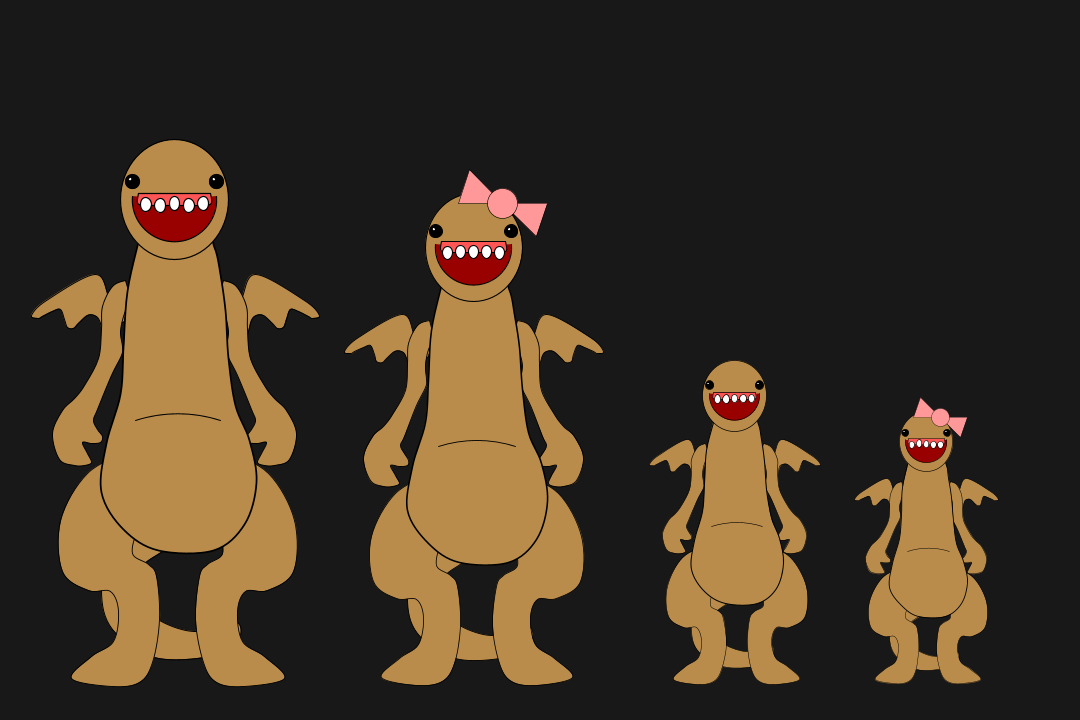
Frame 1 (no input)
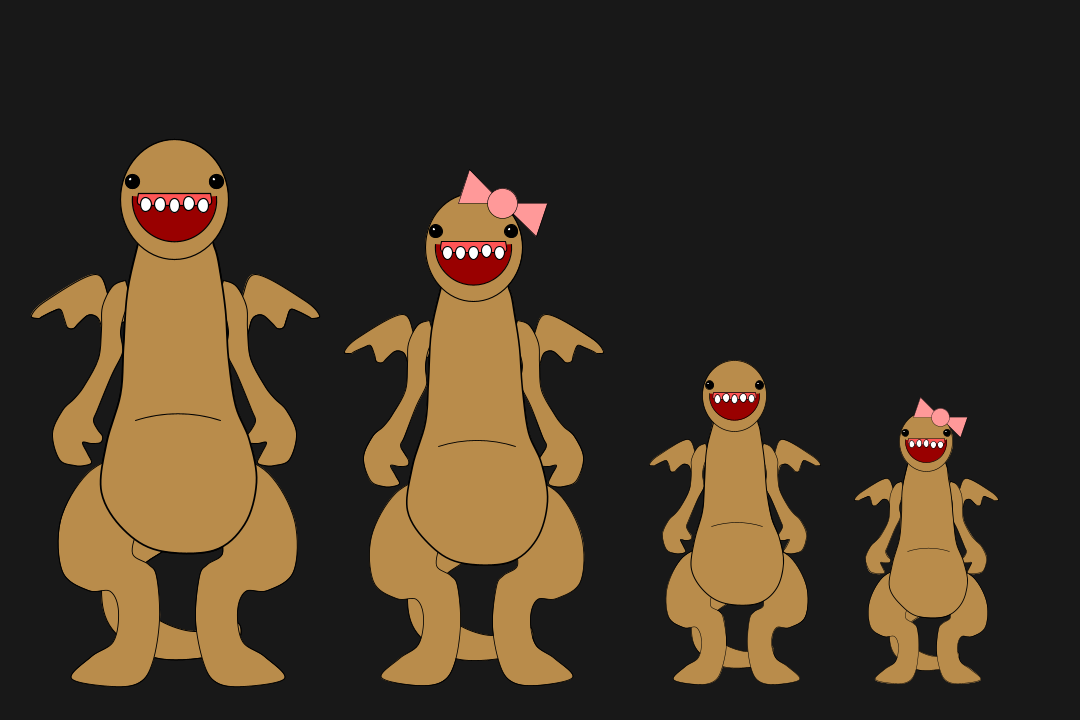
Frame 2 (the mouse pressed at the canvas centre, redrawn once)

The Processing sketch that drew these frames (run headless with seeded random() and noise(); the mouse was pressed at the canvas centre and the sketch redrawn once):

// Processing sketch: processing_20751
// ── processing_20751.pde

void setup() {
  background(#181818);
  size(1080, 720);
  noLoop();
  smooth();
}

void draw() {
  translate(-425,-100);
  drawAbberation();
  translate(300, 65);
  scale(.75);
  drawAbberation();
  scale(.55);
  translate(750, 405);
  drawAbberation();
  scale(.7);
  translate(500, 150);
  drawAbberation();
  translate(-750, -490);
  drawBow();
  translate(950, 495);
  scale(.6);
  drawBow();
}

void mousePressed(){
  println("(" + mouseX + ", " + mouseY + ")");
}

void drawAbberation() {
  color flesh = color(185, 140, 75);
  fill(flesh);
  stroke(#000000);
  
  //draw tail
  int deltaX = 90;
  int deltaY = 100;
  beginShape();
  curveVertex(465+deltaX, 416+deltaY);
  curveVertex(478+deltaX, 446+deltaY);
  curveVertex(479+deltaX, 479+deltaY);
  curveVertex(469+deltaX, 505+deltaY);
  curveVertex(447+deltaX, 536+deltaY);
  curveVertex(436+deltaX, 589+deltaY);
  curveVertex(447+deltaX, 629+deltaY);
  curveVertex(489+deltaX, 657+deltaY);
  curveVertex(545+deltaX, 656+deltaY);
  curveVertex(572+deltaX, 641+deltaY);
  curveVertex(574+deltaX, 624+deltaY);
  curveVertex(559+deltaX, 622+deltaY);
  curveVertex(529+deltaX, 631+deltaY);
  curveVertex(496+deltaX, 621+deltaY);
  curveVertex(478+deltaX, 603+deltaY);
  curveVertex(476+deltaX, 568+deltaY);
  curveVertex(503+deltaX, 546+deltaY);
  curveVertex(531+deltaX, 510+deltaY);
  curveVertex(542+deltaX, 472+deltaY);
  curveVertex(543+deltaX, 444+deltaY);
  curveVertex(478+deltaX, 447+deltaY);
  endShape(CLOSE);
  
  //draw wings 
  //wing one
  beginShape();
  curveVertex(477+deltaX, 320+deltaY);
  curveVertex(461+deltaX, 313+deltaY);
  curveVertex(445+deltaX, 300+deltaY);
  curveVertex(430+deltaX, 274+deltaY);
  curveVertex(381+deltaX, 300+deltaY);
  curveVertex(366+deltaX, 315+deltaY);
  curveVertex(373+deltaX, 318+deltaY);
  curveVertex(377+deltaX, 316+deltaY);
  curveVertex(387+deltaX, 311+deltaY);
  curveVertex(395+deltaX, 309+deltaY);
  curveVertex(399+deltaX, 319+deltaY);
  curveVertex(402+deltaX, 327+deltaY);
  curveVertex(408+deltaX, 328+deltaY);
  curveVertex(413+deltaX, 323+deltaY);
  curveVertex(422+deltaX, 315+deltaY);
  curveVertex(429+deltaX, 315+deltaY);
  curveVertex(434+deltaX, 320+deltaY);
  curveVertex(438+deltaX, 334+deltaY);
  curveVertex(443+deltaX, 336+deltaY);
  curveVertex(449+deltaX, 335+deltaY);
  curveVertex(453+deltaX, 324+deltaY);
  curveVertex(459+deltaX, 321+deltaY);
  curveVertex(461+deltaX, 314+deltaY);
  endShape(CLOSE);
  //wing2
  translate(175, 0);
  deltaX +=845;
  beginShape();
  curveVertex(-477+deltaX, 320+deltaY);
  curveVertex(-461+deltaX, 313+deltaY);
  curveVertex(-445+deltaX, 300+deltaY);
  curveVertex(-430+deltaX, 274+deltaY);
  curveVertex(-381+deltaX, 300+deltaY);
  curveVertex(-366+deltaX, 315+deltaY);
  curveVertex(-373+deltaX, 318+deltaY);
  curveVertex(-377+deltaX, 316+deltaY);
  curveVertex(-387+deltaX, 311+deltaY);
  curveVertex(-395+deltaX, 309+deltaY);
  curveVertex(-399+deltaX, 319+deltaY);
  curveVertex(-402+deltaX, 327+deltaY);
  curveVertex(-408+deltaX, 328+deltaY);
  curveVertex(-413+deltaX, 323+deltaY);
  curveVertex(-422+deltaX, 315+deltaY);
  curveVertex(-429+deltaX, 315+deltaY);
  curveVertex(-434+deltaX, 320+deltaY);
  curveVertex(-438+deltaX, 334+deltaY);
  curveVertex(-443+deltaX, 336+deltaY);
  curveVertex(-449+deltaX, 335+deltaY);
  curveVertex(-453+deltaX, 324+deltaY);
  curveVertex(-459+deltaX, 321+deltaY);
  curveVertex(-461+deltaX, 314+deltaY);
  endShape(CLOSE);
  deltaX -=845;
  translate(-175, 0);
  
  //draw legs
  //leg one
  scale(.9);
  deltaX+=70;
  deltaY+=100;
  beginShape();
  curveVertex(473+deltaX, 429+deltaY);
  curveVertex(454+deltaX, 416+deltaY);
  curveVertex(409+deltaX, 437+deltaY);
  curveVertex(380+deltaX, 490+deltaY);
  curveVertex(382+deltaX, 546+deltaY);
  curveVertex(411+deltaX, 567+deltaY);
  curveVertex(435+deltaX, 568+deltaY);
  curveVertex(444+deltaX, 591+deltaY);
  curveVertex(438+deltaX, 624+deltaY);
  curveVertex(414+deltaX, 641+deltaY);
  curveVertex(392+deltaX, 665+deltaY);
  curveVertex(437+deltaX, 674+deltaY);
  curveVertex(467+deltaX, 669+deltaY);
  curveVertex(482+deltaX, 647+deltaY);
  curveVertex(490+deltaX, 600+deltaY);
  curveVertex(486+deltaX, 552+deltaY);
  curveVertex(477+deltaX, 538+deltaY);
  curveVertex(460+deltaX, 526+deltaY);
  curveVertex(466+deltaX, 498+deltaY);
  curveVertex(482+deltaX, 479+deltaY);
  curveVertex(492+deltaX, 473+deltaY);
  curveVertex(505+deltaX, 464+deltaY);
  curveVertex(456+deltaX, 415+deltaY);
  endShape(CLOSE);
  //leg two
  deltaX += 1020;
  beginShape();
  curveVertex(-473+deltaX, 429+deltaY);
  curveVertex(-454+deltaX, 416+deltaY);
  curveVertex(-409+deltaX, 437+deltaY);
  curveVertex(-380+deltaX, 490+deltaY);
  curveVertex(-382+deltaX, 546+deltaY);
  curveVertex(-411+deltaX, 567+deltaY);
  curveVertex(-435+deltaX, 568+deltaY);
  curveVertex(-444+deltaX, 591+deltaY);
  curveVertex(-438+deltaX, 624+deltaY);
  curveVertex(-414+deltaX, 641+deltaY);
  curveVertex(-392+deltaX, 665+deltaY);
  curveVertex(-437+deltaX, 674+deltaY);
  curveVertex(-467+deltaX, 669+deltaY);
  curveVertex(-482+deltaX, 647+deltaY);
  curveVertex(-490+deltaX, 600+deltaY);
  curveVertex(-486+deltaX, 552+deltaY);
  curveVertex(-477+deltaX, 538+deltaY);
  curveVertex(-460+deltaX, 526+deltaY);
  curveVertex(-466+deltaX, 498+deltaY);
  curveVertex(-482+deltaX, 479+deltaY);
  curveVertex(-492+deltaX, 473+deltaY);
  curveVertex(-505+deltaX, 464+deltaY);
  curveVertex(-456+deltaX, 415+deltaY);
  endShape(CLOSE);
  deltaX-=1090;
  deltaY-=100;
  scale(1.11);
  
  //draw arms
  //arm one
  deltaX-=25;
  deltaY+=30;
  beginShape();
  curveVertex(494+deltaX, 251+deltaY);
  curveVertex(486+deltaX, 251+deltaY);
  curveVertex(473+deltaX, 257+deltaY);
  curveVertex(463+deltaX, 277+deltaY);
  curveVertex(462+deltaX, 300+deltaY);
  curveVertex(459+deltaX, 329+deltaY);
  curveVertex(445+deltaX, 356+deltaY);
  curveVertex(435+deltaX, 369+deltaY);
  curveVertex(423+deltaX, 381+deltaY);
  curveVertex(413+deltaX, 404+deltaY);
  curveVertex(420+deltaX, 430+deltaY);
  curveVertex(435+deltaX, 436+deltaY);
  curveVertex(445+deltaX, 436+deltaY);
  curveVertex(452+deltaX, 433+deltaY);
  curveVertex(448+deltaX, 424+deltaY);
  curveVertex(443+deltaX, 413+deltaY);
  curveVertex(452+deltaX, 414+deltaY);
  curveVertex(461+deltaX, 413+deltaY);
  curveVertex(463+deltaX, 407+deltaY);
  curveVertex(458+deltaX, 400+deltaY);
  curveVertex(454+deltaX, 391+deltaY);
  curveVertex(458+deltaX, 380+deltaY);
  curveVertex(472+deltaX, 346+deltaY);
  curveVertex(482+deltaX, 326+deltaY);
  curveVertex(483+deltaX, 317+deltaY);
  curveVertex(481+deltaX, 302+deltaY);
  curveVertex(485+deltaX, 284+deltaY);
  curveVertex(492+deltaX, 271+deltaY);
  curveVertex(495+deltaX, 267+deltaY);
  endShape(CLOSE);
  //arm two
  deltaX+=1070;
  beginShape();
  curveVertex(-494+deltaX, 251+deltaY);
  curveVertex(-486+deltaX, 251+deltaY);
  curveVertex(-473+deltaX, 257+deltaY);
  curveVertex(-463+deltaX, 277+deltaY);
  curveVertex(-462+deltaX, 300+deltaY);
  curveVertex(-459+deltaX, 329+deltaY);
  curveVertex(-445+deltaX, 356+deltaY);
  curveVertex(-435+deltaX, 369+deltaY);
  curveVertex(-423+deltaX, 381+deltaY);
  curveVertex(-413+deltaX, 404+deltaY);
  curveVertex(-420+deltaX, 430+deltaY);
  curveVertex(-435+deltaX, 436+deltaY);
  curveVertex(-445+deltaX, 436+deltaY);
  curveVertex(-452+deltaX, 433+deltaY);
  curveVertex(-448+deltaX, 424+deltaY);
  curveVertex(-443+deltaX, 413+deltaY);
  curveVertex(-452+deltaX, 414+deltaY);
  curveVertex(-461+deltaX, 413+deltaY);
  curveVertex(-463+deltaX, 407+deltaY);
  curveVertex(-458+deltaX, 400+deltaY);
  curveVertex(-454+deltaX, 391+deltaY);
  curveVertex(-458+deltaX, 380+deltaY);
  curveVertex(-472+deltaX, 346+deltaY);
  curveVertex(-482+deltaX, 326+deltaY);
  curveVertex(-483+deltaX, 317+deltaY);
  curveVertex(-481+deltaX, 302+deltaY);
  curveVertex(-485+deltaX, 284+deltaY);
  curveVertex(-492+deltaX, 271+deltaY);
  curveVertex(-495+deltaX, 267+deltaY);
  endShape(CLOSE);
  deltaX-=1045;
  deltaY-=30;
  
  //draw torso
  deltaX-=238;
  deltaY-=185;
  scale(1.75);
  beginShape();
  curveVertex(477+deltaX, 251+deltaY);
  curveVertex(471+deltaX, 278+deltaY);
  curveVertex(464+deltaX, 309+deltaY);
  curveVertex(462+deltaX, 341+deltaY);
  curveVertex(460+deltaX, 368+deltaY);
  curveVertex(452+deltaX, 396+deltaY);
  curveVertex(449+deltaX, 424+deltaY);
  curveVertex(462+deltaX, 445+deltaY);
  curveVertex(482+deltaX, 457+deltaY);
  curveVertex(513+deltaX, 457+deltaY);
  curveVertex(531+deltaX, 442+deltaY);
  curveVertex(538+deltaX, 418+deltaY);
  curveVertex(534+deltaX, 394+deltaY);
  curveVertex(526+deltaX, 374+deltaY);
  curveVertex(522+deltaX, 347+deltaY);
  curveVertex(520+deltaX, 320+deltaY);
  curveVertex(517+deltaX, 299+deltaY);
  curveVertex(514+deltaX, 284+deltaY);
  curveVertex(507+deltaX, 276+deltaY);
  curveVertex(471+deltaX, 274+deltaY);
  endShape(CLOSE);
  scale(4/7.0);
  deltaX+=238;
  deltaY+=185;
  arc(604, 652, 275, 275, ((2.0/5)*PI)+PI, ((3.0/5)*PI)+PI);
  
  //draw head
  scale(1.2);
  fill(flesh);
  stroke(#000000);
  ellipse(500, 250, 90, 100);
  fill(#990000);
  arc(500, 250, 70, 70, 0-radians(5), radians(185));
  drawEye(465, 235, 6);
  drawEye(535, 235, 6);
  fill(#FF5555);
  stroke(#000000);
  beginShape();
  vertex(470, 245);
  bezierVertex(468, 255, 468, 255, 480, 255);
  vertex(520, 255);
  bezierVertex(532, 255, 532, 255, 530, 245);
  endShape(CLOSE);
  fill(#FFFFFF);
  for (int k=0; k<5; k++) {
    ellipse(470+6+(12*k), 255 + int(random(0-3)), 9, 12);
  }
  /*
  noStroke();
  scale(1.111);
  fill(flesh);
  beginShape();
  vertex(465, 253);
  bezierVertex(530, 240, 530, 245, 532, 265);
  vertex(535, 265);
  vertex(540, 243);
  vertex(465, 244);
  endShape(CLOSE);
  noFill();
  stroke(#000000);
  bezier(465, 253, 530, 240, 530, 245, 532, 265);
  scale(.9);
  line(480, 223, 520, 223);
  line(490, 219, 510, 219);
  arc(500, 250, 80, 93, radians(75), radians(105));
  scale(1);
  */
}

void drawEye(int x, int y, int r) {
  fill(#000000);
  stroke(#000000);
  ellipse(x, y, 2*r, 2*r);
  fill(#FFFFFF);
  stroke(#FFFFFF);
  ellipse(x-(int(r*.4)), y-(int(r*.4)), int(r*.2), int(r*.2));
}

void drawBow(){
  fill(#FF9999);
  triangle(540, 340, 540-sqrt(sq(75)-sq(50)), 340-sqrt(sq(75)-sq(50)), 540-75, 340);
  triangle(540, 340, 540+sqrt(sq(75)-sq(50)), 340+sqrt(sq(75)-sq(50)), 540+75, 340);
  ellipse(540, 340, 50, 50);
}                               
